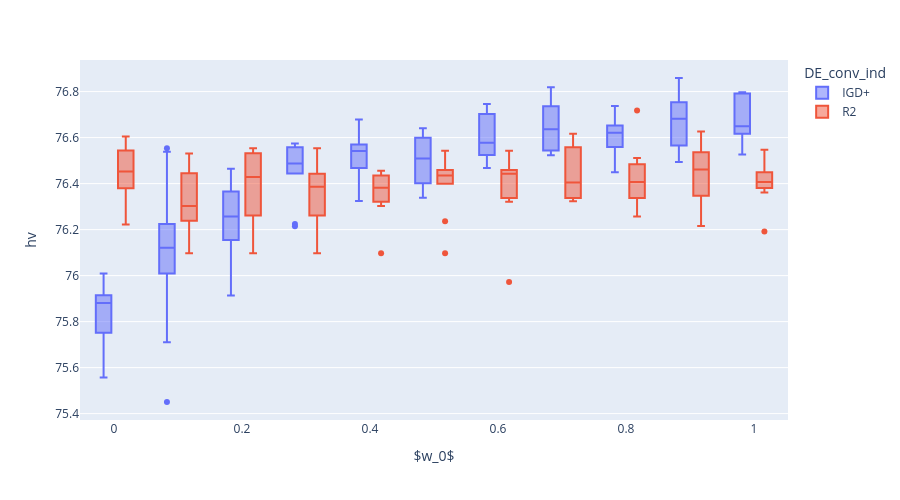

This figure's notebook cell:
### Code cell
def get_both_boxplots(
    problema, n_objetivos, indicador, df_PI=df_todos_PI, save_img_path=""
):
    fig = px.box(
        df_PI[
            (df_PI["n_obj"] == n_objetivos)
            & (df_PI["problem"] == problema)
            & (df_PI["QI"] == indicador.lower())
        ],
        x="w_0",
        y="valor_indicador",
        hover_data=["run"],
        color='DE_conv_ind'
    )
    fig.update_layout(
        # title=f"{problema}. Número de objetivos: {n_objetivos}. \nindicador: {indicador}",
        xaxis_title="$w_0$",
        yaxis_title=f"{indicador}",
        height=500,
        width=900,
    )
    if len(save_img_path) > 0:
        fig.write_image(save_img_path)
        fig.show()
    else:
        fig.show()

get_both_boxplots("WFG4", 3, "hv",save_img_path='../imgs_pdf/WFG4_3obj_HV_1.pdf')

### Figure 1 — Plotly figure (JSON) as saved in the notebook; plotly's stock layout.template omitted (floating-point values rounded to 4 significant figures)
{"data": [{"alignmentgroup": "True", "customdata": [[0], [1], [2], [3], [4], [5], [6], [7], [8], [9], [0], [1], [2], [3], [4], [5], [6], [7], [8], [9], [0], [1], [2], [3], [4], [5], [6], [7], [8], [9], [0], [1], [2], [3], [4], [5], [6], [7], [8], [9], [0], [1], [2], [3], [4], [5], [6], [7], [8], [9], [0], [1], [2], [3], [4], [5], [6], [7], [8], [9], [0], [1], [2], [3], [4], [5], [6], [7], [8], [9], [0], [1], [2], [3], [4], [5], [6], [7], [8], [9], [0], [1], [2], [3], [4], [5], [6], [7], [8], [9], [0], [1], [2], [3], [4], [5], [6], [7], [8], [9], [0], [1], [2], [3], [4], [5], [6], [7], [8], [9]], "hovertemplate": "DE_conv_ind=IGD+<br>w_0=%{x}<br>valor_indicador=%{y}<br>run=%{customdata[0]}<extra></extra>", "legendgroup": "IGD+", "marker": {"color": "#636efa"}, "name": "IGD+", "notched": false, "offsetgroup": "IGD+", "orientation": "v", "showlegend": true, "type": "box", "x": [0.001, 0.001, 0.001, 0.001, 0.001, 0.001, 0.001, 0.001, 0.001, 0.001, 0.1, 0.1, 0.1, 0.1, 0.1, 0.1, 0.1, 0.1, 0.1, 0.1, 0.2, 0.2, 0.2, 0.2, 0.2, 0.2, 0.2, 0.2, 0.2, 0.2, 0.3, 0.3, 0.3, 0.3, 0.3, 0.3, 0.3, 0.3, 0.3, 0.3, 0.4, 0.4, 0.4, 0.4, 0.4, 0.4, 0.4, 0.4, 0.4, 0.4, 0.5, 0.5, 0.5, 0.5, 0.5, 0.5, 0.5, 0.5, 0.5, 0.5, 0.6, 0.6, 0.6, 0.6, 0.6, 0.6, 0.6, 0.6, 0.6, 0.6, 0.7, 0.7, 0.7, 0.7, 0.7, 0.7, 0.7, 0.7, 0.7, 0.7, 0.8, 0.8, 0.8, 0.8, 0.8, 0.8, 0.8, 0.8, 0.8, 0.8, 0.9, 0.9, 0.9, 0.9, 0.9, 0.9, 0.9, 0.9, 0.9, 0.9, 0.999, 0.999, 0.999, 0.999, 0.999, 0.999, 0.999, 0.999, 0.999, 0.999], "x0": " ", "xaxis": "x", "y": [75.56, 75.91, 75.63, 76.01, 75.79, 75.98, 75.88, 75.88, 75.9, 75.75, 76.02, 76.01, 76.22, 76.54, 75.45, 76.11, 75.71, 76.14, 76.19, 76.55, 76.36, 76.18, 76.41, 76.46, 75.98, 76.37, 75.91, 76.33, 76.19, 76.15, 76.57, 76.48, 76.52, 76.49, 76.21, 76.56, 76.57, 76.44, 76.22, 76.47, 76.57, 76.52, 76.68, 76.56, 76.46, 76.59, 76.32, 76.56, 76.51, 76.47, 76.6, 76.55, 76.47, 76.63, 76.34, 76.37, 76.4, 76.55, 76.42, 76.64, 76.7, 76.66, 76.58, 76.52, 76.51, 76.75, 76.47, 76.55, 76.58, 76.72, 76.64, 76.59, 76.72, 76.74, 76.52, 76.82, 76.54, 76.76, 76.63, 76.54, 76.53, 76.65, 76.62, 76.45, 76.65, 76.56, 76.74, 76.71, 76.63, 76.6, 76.73, 76.57, 76.68, 76.55, 76.75, 76.68, 76.65, 76.77, 76.86, 76.49, 76.72, 76.57, 76.79, 76.66, 76.53, 76.79, 76.63, 76.8, 76.62, 76.64], "y0": " ", "yaxis": "y"}, {"alignmentgroup": "True", "customdata": [[0], [1], [2], [3], [4], [5], [6], [7], [8], [9], [0], [1], [2], [3], [4], [5], [6], [7], [8], [9], [0], [1], [2], [3], [4], [5], [6], [7], [8], [9], [0], [1], [2], [3], [4], [5], [6], [7], [8], [9], [0], [1], [2], [3], [4], [5], [6], [7], [8], [9], [0], [1], [2], [3], [4], [5], [6], [7], [8], [9], [0], [1], [2], [3], [4], [5], [6], [7], [8], [9], [0], [1], [2], [3], [4], [5], [6], [7], [8], [9], [0], [1], [2], [3], [4], [5], [6], [7], [8], [9], [0], [1], [2], [3], [4], [5], [6], [7], [8], [9], [0], [1], [2], [3], [4], [5], [6], [7], [8], [9]], "hovertemplate": "DE_conv_ind=R2<br>w_0=%{x}<br>valor_indicador=%{y}<br>run=%{customdata[0]}<extra></extra>", "legendgroup": "R2", "marker": {"color": "#EF553B"}, "name": "R2", "notched": false, "offsetgroup": "R2", "orientation": "v", "showlegend": true, "type": "box", "x": [0.001, 0.001, 0.001, 0.001, 0.001, 0.001, 0.001, 0.001, 0.001, 0.001, 0.1, 0.1, 0.1, 0.1, 0.1, 0.1, 0.1, 0.1, 0.1, 0.1, 0.2, 0.2, 0.2, 0.2, 0.2, 0.2, 0.2, 0.2, 0.2, 0.2, 0.3, 0.3, 0.3, 0.3, 0.3, 0.3, 0.3, 0.3, 0.3, 0.3, 0.4, 0.4, 0.4, 0.4, 0.4, 0.4, 0.4, 0.4, 0.4, 0.4, 0.5, 0.5, 0.5, 0.5, 0.5, 0.5, 0.5, 0.5, 0.5, 0.5, 0.6, 0.6, 0.6, 0.6, 0.6, 0.6, 0.6, 0.6, 0.6, 0.6, 0.7, 0.7, 0.7, 0.7, 0.7, 0.7, 0.7, 0.7, 0.7, 0.7, 0.8, 0.8, 0.8, 0.8, 0.8, 0.8, 0.8, 0.8, 0.8, 0.8, 0.9, 0.9, 0.9, 0.9, 0.9, 0.9, 0.9, 0.9, 0.9, 0.9, 0.999, 0.999, 0.999, 0.999, 0.999, 0.999, 0.999, 0.999, 0.999, 0.999], "x0": " ", "xaxis": "x", "y": [76.41, 76.61, 76.54, 76.51, 76.22, 76.57, 76.4, 76.31, 76.38, 76.49, 76.45, 76.23, 76.25, 76.53, 76.26, 76.34, 76.1, 76.48, 76.41, 76.24, 76.45, 76.4, 76.55, 76.45, 76.26, 76.54, 76.1, 76.53, 76.41, 76.24, 76.45, 76.4, 76.55, 76.36, 76.26, 76.2, 76.1, 76.37, 76.41, 76.44, 76.45, 76.4, 76.32, 76.36, 76.3, 76.43, 76.1, 76.46, 76.41, 76.34, 76.45, 76.4, 76.47, 76.44, 76.46, 76.43, 76.1, 76.54, 76.41, 76.24, 76.44, 76.46, 76.47, 76.44, 76.46, 76.43, 76.32, 76.54, 76.34, 75.97, 76.32, 76.39, 76.42, 76.38, 76.33, 76.43, 76.56, 76.62, 76.34, 76.56, 76.32, 76.36, 76.44, 76.4, 76.48, 76.41, 76.72, 76.26, 76.34, 76.51, 76.5, 76.63, 76.31, 76.54, 76.44, 76.6, 76.22, 76.48, 76.41, 76.35, 76.55, 76.38, 76.45, 76.44, 76.36, 76.41, 76.4, 76.45, 76.19, 76.39], "y0": " ", "yaxis": "y"}], "layout": {"boxmode": "group", "height": 500, "legend": {"title": {"text": "DE_conv_ind"}, "tracegroupgap": 0}, "margin": {"t": 60}, "width": 900, "xaxis": {"anchor": "y", "domain": [0, 1], "title": {"text": "$w_0$"}}, "yaxis": {"anchor": "x", "domain": [0, 1], "title": {"text": "hv"}}}}
